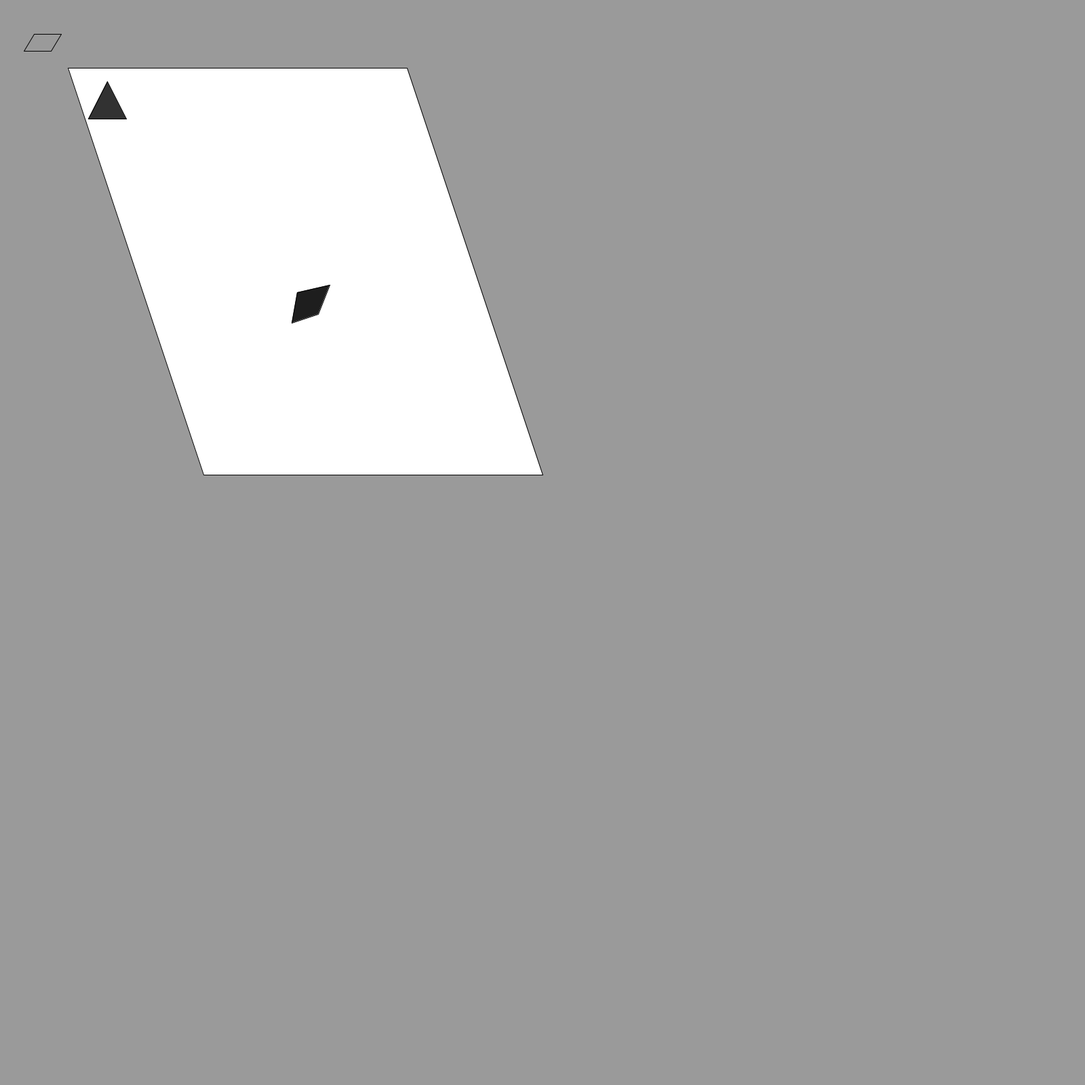
Frame 1 (no input)
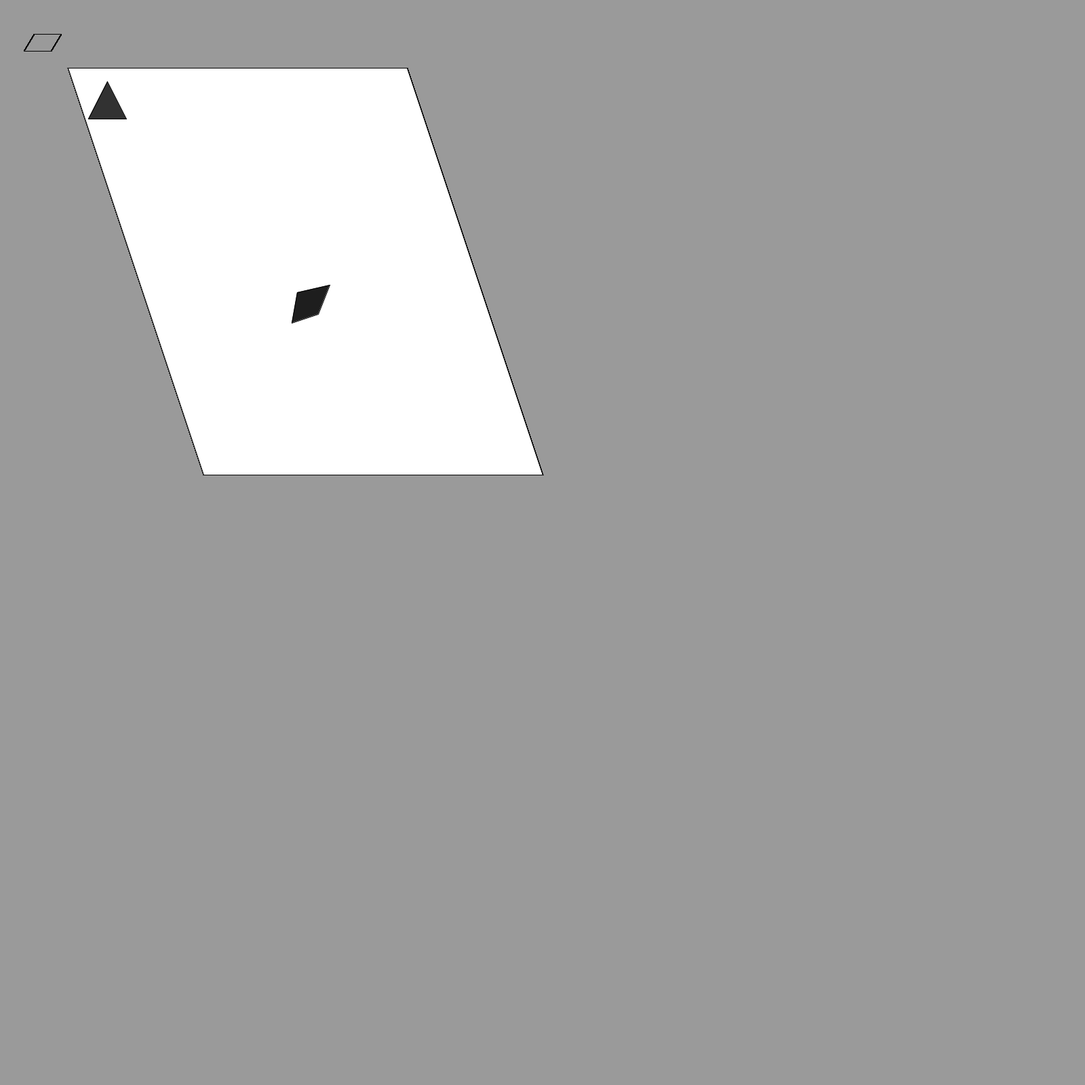
Frame 60 (the mouse pressed at the canvas centre just before this capture)
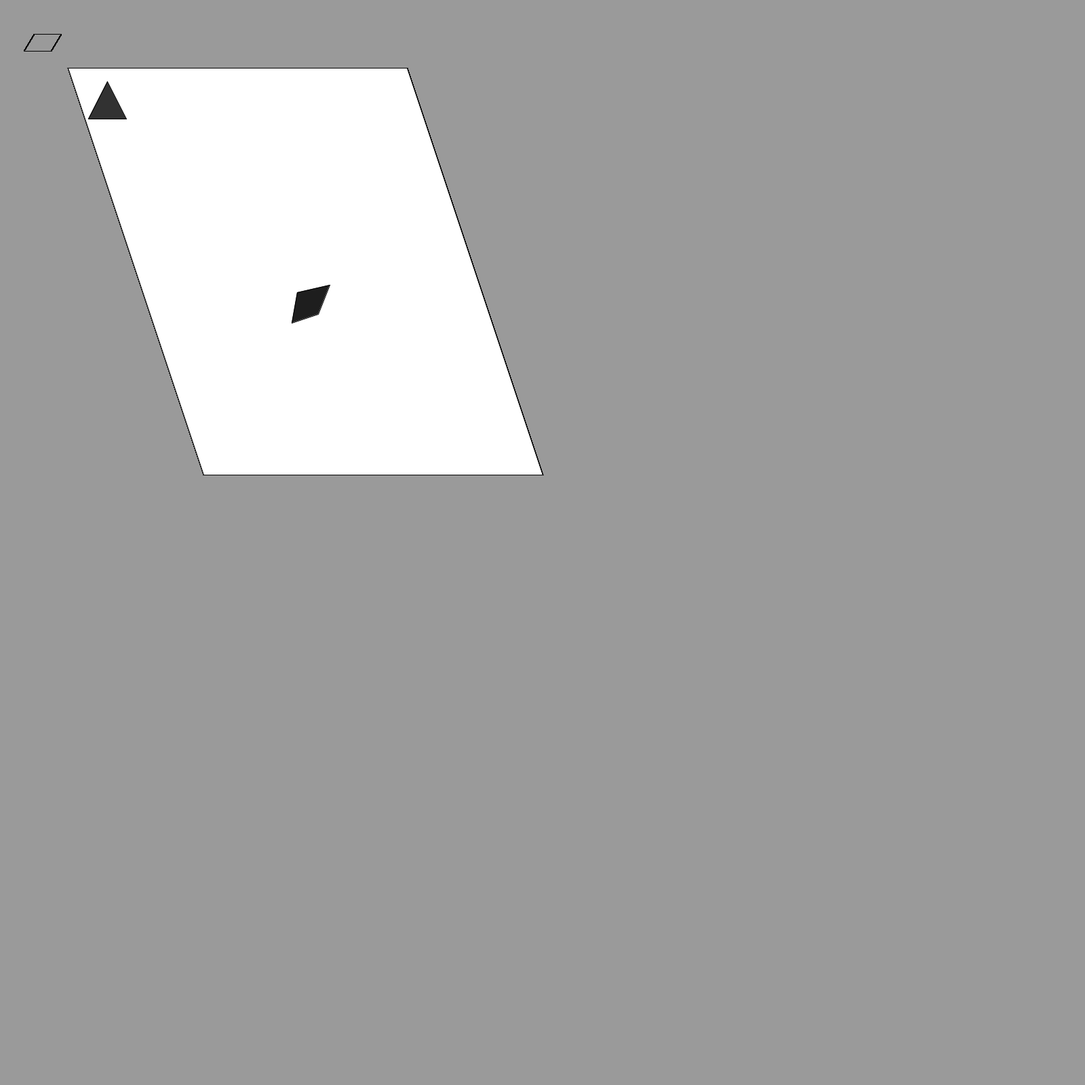
Frame 120 (the mouse held since frame 60 and released just before this capture)

The Processing sketch that drew these frames (run headless with seeded random() and noise(); from frame 60 on, the mouse is pressed at the canvas centre):

// Processing sketch: shapes
// ── shapes.pde
void setup(){
  size(1600,1600);
  background(154);
}

void draw(){
//Parallelogram 1
line (90,50,50,50);
line (75,75,90,50);
line (75,75,35,75);
line (35,75,50,50);

//Parallelogram 2
fill(255);
quad(100, 100, 300, 700, 800, 700 ,600, 100);

// quadrilateral
fill(30);
quad(438, 431, 486, 420, 469, 463, 430, 476);

//triangle
fill(50);
triangle(130, 175, 158, 120, 186, 175);

}
